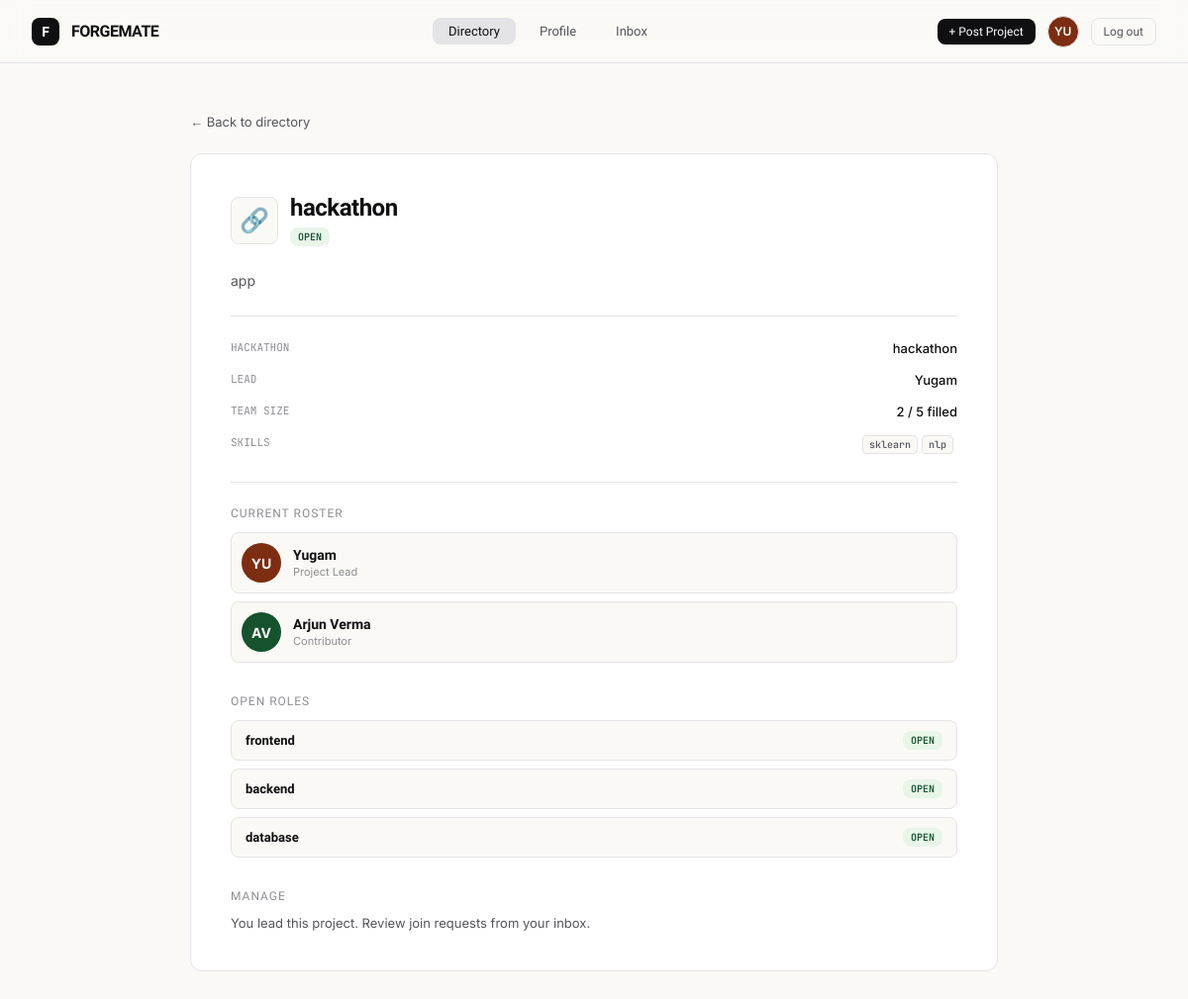
Screenshot of /project/7 (signed in) with the database file from the repository.
### models.py (models this page shows, shortened)
class User(UserMixin, db.Model):
    id = db.Column(db.Integer, primary_key=True)
    username = db.Column(db.String(50), unique=True, nullable=False)
    email = db.Column(db.String(120), unique=True, nullable=False)
    password_hash = db.Column(db.String(255), nullable=False)
    full_name = db.Column(db.String(120))
    role_title = db.Column(db.String(150), default="")
    location = db.Column(db.String(120), default="")
    github_url = db.Column(db.String(200), default="")
    website_url = db.Column(db.String(200), default="")
    bio = db.Column(db.Text, default="")
    created_at = db.Column(db.DateTime, default=datetime.utcnow)
    skills = db.relationship(
        "Skill", backref="user", cascade="all, delete-orphan", lazy="dynamic"
    )
    led_projects = db.relationship(
        "Project", backref="lead", foreign_keys="Project.lead_id", lazy="dynamic"
    )
    memberships = db.relationship(
        "ProjectMember", backref="user", cascade="all, delete-orphan", lazy="dynamic"
    )
    @property
    def display_name(self):
        return self.full_name or self.username
    @property
    def initials(self):
        parts = [p for p in self.display_name.split() if p]
        if not parts:
            return "?"
        if len(parts) == 1:
            return parts[0][:2].upper()
        return (parts[0][0] + parts[1][0]).upper()
    @property
    def avatar_color(self):
        palette = ["#0038FF", "#14532D", "#7C2D12", "#55555C", "#0F0F11"]
        return palette[self.id % len(palette)]
    @property
    def pending_inbox_count(self):
        return JoinRequest.query.join(Project).filter(
            Project.lead_id == self.id, JoinRequest.status == "pending"
        ).count()

class Project(db.Model):
    id = db.Column(db.Integer, primary_key=True)
    title = db.Column(db.String(150), nullable=False)
    description = db.Column(db.Text, default="")
    event = db.Column(db.String(150), default="")
    tags = db.Column(db.String(300), default="")  # comma separated
    icon_emoji = db.Column(db.String(10), default="🔗")
    lead_id = db.Column(db.Integer, db.ForeignKey("user.id"), nullable=False)
    created_at = db.Column(db.DateTime, default=datetime.utcnow)
    manual_status = db.Column(db.String(20), default="")  # "", "open", "closing", "full"
    roles = db.relationship(
        "ProjectRole", backref="project", cascade="all, delete-orphan", lazy="dynamic"
    )
    members = db.relationship(
        "ProjectMember", backref="project", cascade="all, delete-orphan", lazy="dynamic"
    )
    requests = db.relationship(
        "JoinRequest", backref="project", cascade="all, delete-orphan", lazy="dynamic"
    )
    @property
    def tag_list(self):
        return [t.strip() for t in (self.tags or "").split(",") if t.strip()]
    @property
    def open_roles(self):
        return self.roles.filter_by(filled=False).all()
    @property
    def spots_open(self):
        return len(self.open_roles)
    @property
    def status(self):
        if self.manual_status in ("open", "closing", "full"):
            return self.manual_status
        if self.roles.count() == 0:
            return "open"
        if self.spots_open == 0:
            return "full"
        if self.spots_open == 1:
            return "closing"
        return "open"
    @property
    def status_label(self):
        return self.status.upper()
    @property
    def team_size(self):
        return self.members.count() + 1 + self.spots_open
    @property
    def filled_count(self):
        return self.members.count() + 1
    def pending_request_for(self, user_id):
        return self.requests.filter_by(applicant_id=user_id, status="pending").first()
    def is_member(self, user_id):
        if self.lead_id == user_id:
            return True
        return self.members.filter_by(user_id=user_id).first() is not None

class ProjectMember(db.Model):
    id = db.Column(db.Integer, primary_key=True)
    project_id = db.Column(db.Integer, db.ForeignKey("project.id"), nullable=False)
    user_id = db.Column(db.Integer, db.ForeignKey("user.id"), nullable=False)
    role_label = db.Column(db.String(150), default="")
    is_lead = db.Column(db.Boolean, default=False)
    joined_at = db.Column(db.DateTime, default=datetime.utcnow)

class ProjectRole(db.Model):
    id = db.Column(db.Integer, primary_key=True)
    project_id = db.Column(db.Integer, db.ForeignKey("project.id"), nullable=False)
    title = db.Column(db.String(150), nullable=False)
    filled = db.Column(db.Boolean, default=False)
    join_requests = db.relationship("JoinRequest", backref="role", lazy="dynamic")

### app.py (the view)
@app.route("/project/<int:project_id>")
@login_required
def project_detail(project_id):
    project = Project.query.get_or_404(project_id)
    pending_request = project.pending_request_for(current_user.id)
    user_is_lead = project.lead_id == current_user.id
    user_is_member = project.is_member(current_user.id)
    return render_template(
        "project_detail.html",
        project=project,
        pending_request=pending_request,
        user_is_lead=user_is_lead,
        user_is_member=user_is_member,
    )

### app.py (called while the page is built)
@login_manager.user_loader
def load_user(user_id):
    return User.query.get(int(user_id))

@app.context_processor
def inject_active_page():
    section_map = {
        "directory": "directory", "project_detail": "directory", "new_project": "directory",
        "my_profile": "profile", "view_profile": "profile", "edit_profile": "profile",
        "inbox": "inbox",
    }
    return {"active_page": section_map.get(request.endpoint, "")}

### templates/project_detail.html (shortened to what this page needs)
{% extends "base.html" %}
{% block content %}
<div class="detail-container">
  <a class="detail-back" href="{{ url_for('directory') }}">← Back to directory</a>
  <div class="detail-card">
    <div class="proj-info-cell">
      <div class="proj-icon-box lg">{{ project.icon_emoji }}</div>
      <div>
        <h1 style="font-family:'Plus Jakarta Sans',sans-serif; font-size:24px; font-weight:700; letter-spacing:-0.5px;">{{ project.title }}</h1>
        <div class="proj-sub-text" style="margin-top:6px;"><span class="badge badge-{{ project.status }}">{{ project.status_label }}</span></div>
      </div>
    </div>
    <p style="margin-top:24px; color:var(--text-sec); font-size:14px; line-height:1.6;">{{ project.description }}</p>
    <div class="detail-meta-list">
      <div class="detail-meta-item">
        <span class="detail-meta-label">Hackathon</span>
        <span class="detail-meta-val">{{ project.event }}</span>
      </div>
      <div class="detail-meta-item">
        <span class="detail-meta-label">Lead</span>
        <span class="detail-meta-val"><a href="{{ url_for('view_profile', username=project.lead.username) }}">{{ project.lead.display_name }}</a></span>
      </div>
      <div class="detail-meta-item">
        <span class="detail-meta-label">Team size</span>
        <span class="detail-meta-val">{{ project.filled_count }} / {{ project.team_size }} filled</span>
      </div>
      <div class="detail-meta-item">
        <span class="detail-meta-label">Skills</span>
        <span class="detail-meta-val">
          {% for t in project.tag_list %}<span class="tag-mono">{{ t }}</span>{% endfor %}
        </span>
      </div>
    </div>
    <div class="detail-section-title">Current Roster</div>
    <div class="roster-row">
      <div class="req-avatar-circle" style="background:{{ project.lead.avatar_color }};">{{ project.lead.initials }}</div>
      <div>
        <div class="proj-title-text">{{ project.lead.display_name }}</div>
        <div class="proj-sub-text">Project Lead</div>
      </div>
    </div>
    {% for m in project.members %}
    <div class="roster-row">
      <div class="req-avatar-circle" style="background:{{ m.user.avatar_color }};">{{ m.user.initials }}</div>
      <div>
        <div class="proj-title-text">{{ m.user.display_name }}</div>
        <div class="proj-sub-text">{{ m.role_label }}</div>
      </div>
    </div>
    {% endfor %}
    {% if project.open_roles %}
    <div class="detail-section-title" style="margin-top:32px;">Open Roles</div>
    {% for role in project.open_roles %}
    <div class="role-row">
      <span class="proj-title-text" style="font-size:13px;">{{ role.title }}</span>
      <span class="badge badge-open">OPEN</span>
    </div>
    {% endfor %}
    {% endif %}
    {% if user_is_lead %}
    <div class="detail-section-title" style="margin-top:32px;">Manage</div>
    <p style="font-size:13px; color:var(--text-sec);">You lead this project. Review join requests from your <a href="{{ url_for('inbox') }}">inbox</a>.</p>
    {% elif user_is_member %}
    <div class="empty-state" style="margin-top:32px; padding:24px;">
      <p>You're already on this team!</p>
    </div>
    {% elif pending_request %}
    <div class="empty-state" style="margin-top:32px; padding:24px;">
      <p>Your sync request is pending review from the project lead.</p>
    </div>
    {% endif %}
  </div>
</div>
{% endblock %}

### templates/base.html (shortened to what this page needs)
<!DOCTYPE html>
<html lang="en">
<head>
<link rel="stylesheet" href="{{ url_for('static', filename='css/style.css') }}">
</head>
<body>
<nav>
  <a class="nav-logo" href="{{ url_for('landing') }}">
    <div class="nav-logo-icon">F</div>
    <span class="nav-logo-text">FORGEMATE</span>
  </a>
  {% if current_user.is_authenticated %}
  <div class="nav-links">
    <a class="nav-link {{ 'active' if active_page=='directory' }}" href="{{ url_for('directory') }}">Directory</a>
    <a class="nav-link {{ 'active' if active_page=='profile' }}" href="{{ url_for('my_profile') }}">Profile</a>
    <a class="nav-link {{ 'active' if active_page=='inbox' }}" href="{{ url_for('inbox') }}">
      Inbox
    </a>
  </div>
  <div class="nav-actions">
    <a class="btn btn-primary btn-sm" href="{{ url_for('new_project') }}">+ Post Project</a>
    <a class="nav-avatar" style="background:{{ current_user.avatar_color }};" href="{{ url_for('my_profile') }}" title="{{ current_user.display_name }}">{{ current_user.initials }}</a>
    <a class="btn btn-ghost btn-sm" href="{{ url_for('logout') }}">Log out</a>
  </div>
  {% else %}
  <div class="nav-links"></div>
  <div class="nav-actions">
    <a class="btn btn-ghost btn-sm" href="{{ url_for('login') }}">Log in</a>
    <a class="btn btn-primary btn-sm" href="{{ url_for('register') }}">Sign up free →</a>
  </div>
  {% endif %}
</nav>
<div class="page">
  {% block content %}{% endblock %}
</div>
</body>
</html>

### rows the page displays
User: initials "YU", lead.display_name "Yugam", lead.initials "YU"
Project: icon_emoji "🔗", title "hackathon", status_label "OPEN", description "app", event "hackathon"
ProjectMember: user.initials "AV", user.display_name "Arjun Verma", role_label "Contributor"
ProjectRole: title "frontend"
ProjectRole: title "backend"
ProjectRole: title "database"

### other values shown
{{ project.filled_count }} "2"
{{ project.team_size }} "5"
{{ t }} "sklearn" "nlp"
